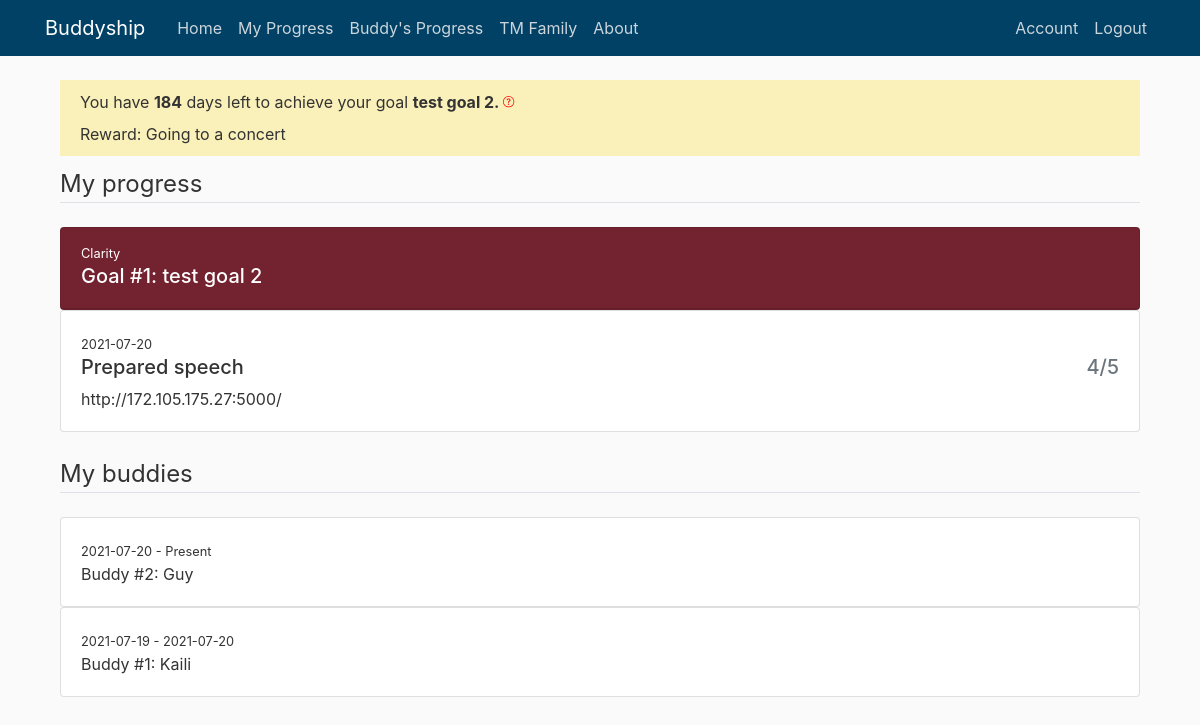
Page /my_progress (signed in) on the earlier database version.
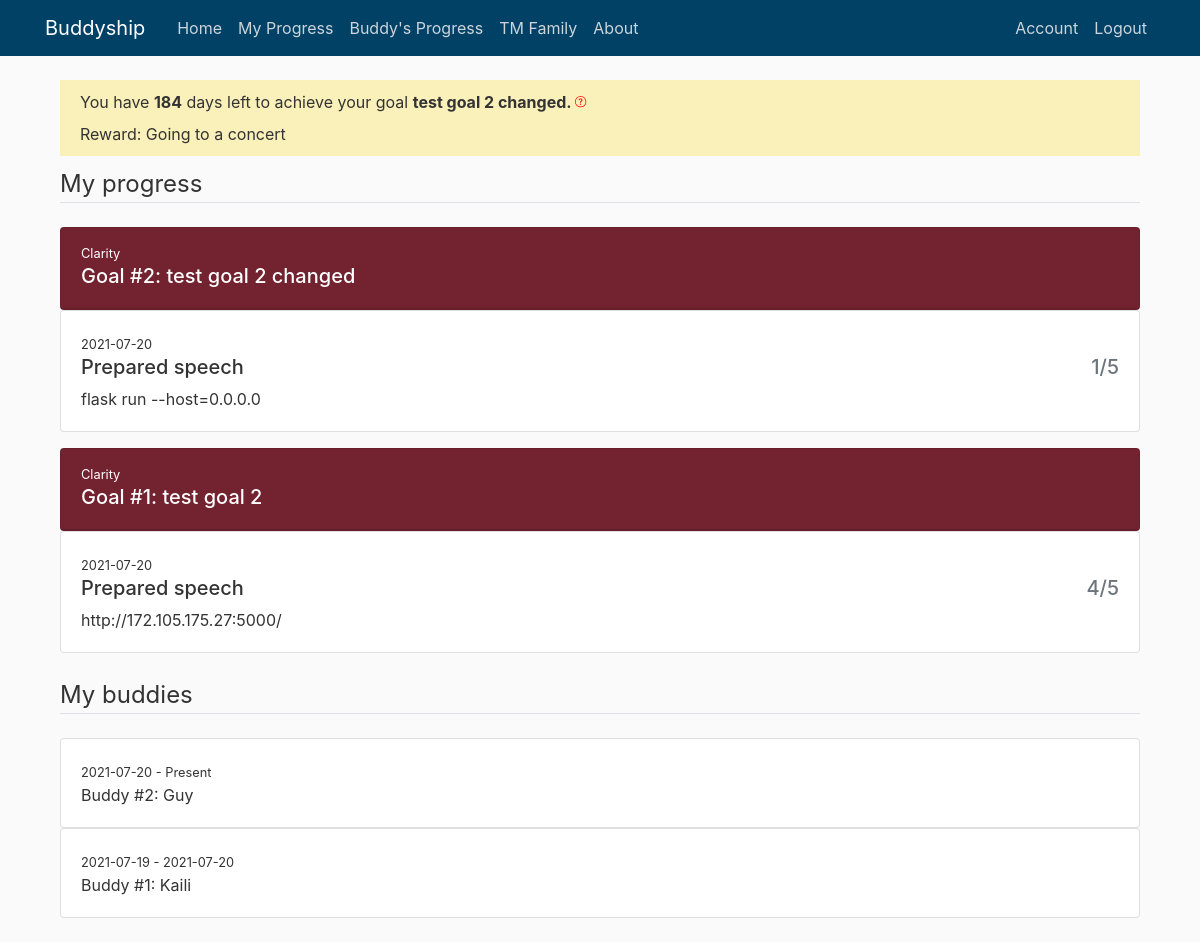
Same page on the later database version.
### buddyship/models.py (models this page shows, shortened)
class Goal(db.Model):
    id = db.Column(db.Integer, primary_key=True)
    general_goal = db.Column(db.String(150))
    specific_goal = db.Column(db.String(150))
    goal_count = db.Column(db.Integer, default=1)
    goal_reward = db.Column(db.String(150))
    start_date = db.Column(db.DateTime, default=func.now())
    end_date = db.Column(db.DateTime)
    user_id = db.Column(db.Integer, db.ForeignKey('user.id'), nullable=False)

class User(db.Model, UserMixin):
    id = db.Column(db.Integer, primary_key=True)
    if_admin = db.Column(db.Boolean, nullable=False)
    active = db.Column(db.Boolean(), nullable=False)
    first_name = db.Column(db.String(20), unique=True, nullable=False)
    email = db.Column(db.String(120), unique=True, nullable=False)
    password = db.Column(db.String(60), nullable=False)
    current_buddy = db.Column(db.String(150))
    current_general_goal = db.Column(db.String(150))
    current_specific_goal = db.Column(db.String(150))
    current_reward = db.Column(db.String(150))
    confirmed_at = db.Column(db.Date, nullable=False)
    buddies = db.relationship('Buddy', backref='owner', lazy=True)
    goals = db.relationship('Goal', backref='owner', lazy=True)
    record_progresses = db.relationship('Progress', backref='giver', lazy=True)

class Progress(db.Model):
    id = db.Column(db.Integer, primary_key=True)
    buddy_role = db.Column(db.String(150))
    buddy_score = db.Column(db.String(150))
    buddy_comment = db.Column(db.String(1500))
    date = db.Column(db.DateTime, default=func.now())
    buddy_goal = db.Column(db.String(150))
    user_id = db.Column(db.Integer, db.ForeignKey('user.id'))
    buddy_id = db.Column(db.Integer, db.ForeignKey('buddy.id'))

class Buddy(db.Model):
    id = db.Column(db.Integer, primary_key=True)
    buddy_name = db.Column(db.String(100), nullable=False)
    buddy_count = db.Column(db.Integer, default=1)
    start_date = db.Column(db.DateTime, default=func.now())
    end_date = db.Column(db.DateTime)
    user_id = db.Column(db.Integer, db.ForeignKey('user.id'), nullable=False)
    buddy_progresses = db.relationship(
        'Progress', backref='receiver', lazy=True)

### buddyship/progresses/routes.py (the view)
@progresses.route('/my_progress', methods=['GET'])
@login_required
def my_progress():
    if current_user.current_buddy == None:
        flash('Please set up your buddy and your goal first. ', 'danger')
        return redirect(url_for('users.set_up'))
    else:
        buddies = Buddy.query.filter_by(
            buddy_name=current_user.first_name).all()
        id_lst = []
        for buddy in buddies:
            id_lst.append(buddy.user_id)
        return render_template("my_progress.html", title='My Progress', user=current_user,
                               buddy_accounts=User.query.filter(
                                   User.id.in_(id_lst)).all(),
                               current_time=date.today())

### buddyship/models.py (called while the page is built)
@login_manager.user_loader
def load_user(user_id):
    return User.query.get(int(user_id))

### buddyship/templates/my_progress.html (shortened to what this page needs)
{% extends "layout.html" %}
{% block content %}
<div class="content-section">
    <div class="subtitle-section">
        You have <b>{{ (user.goals[-1].end_date.date() - current_time).days }}</b></span> days left
        to achieve your goal
        <b>{{ user.current_specific_goal }}. </b> <label data-toggle="tooltip" data-placement="top"
            title="We encourage you to use 6 months to complete one goal. You can always change your goal on 'Account' tab. ">
        </label>
        <br />Reward: {{ user.current_reward }}
    </div>
    <legend class="border-bottom mb-4">My progress</legend>
    {% for goal in user.goals|reverse %}
    <div class="card bg-red text-white mt-3">
        <div class="card-header">
            <small>{{ goal.general_goal }}</small>
            <h5>
                Goal #{{ goal.goal_count }}: {{ goal.specific_goal }}</h5>
        </div>
    </div>
    {% for buddy_account in buddy_accounts|reverse %}
    {% for progress in buddy_account.record_progresses|reverse %}
    {% if progress.buddy_goal == goal.general_goal + ' - ' + goal.specific_goal %}
    <div class="card">
        <div class="card-body">
            <small>{{ progress.date.date() }}</small>
            <h5 class="row align-items-start">
                <div class="col">{{ progress.buddy_role }}</div>
                <div class="col text-right text-muted">{{ progress.buddy_score[0] }}/5</div>
            </h5>
            <p class="card-text">{{ progress.buddy_comment }}</p>
        </div>
    </div>
    {% endif %}
    {% endfor %}
    {% endfor %}
    {% endfor %}
</div>
<br>
<legend class="border-bottom mb-4">My buddies</legend>
{% for buddy in user.buddies|reverse %}
<div class="card">
    <div class="card-body">
        <small>{{ buddy.start_date.date() }} -
            {% if buddy.end_date == None %} Present
            {% else %} {{ buddy.end_date.date() }}
            {% endif %}</small>
        <p class="card-text">Buddy #{{ buddy.buddy_count }}: {{ buddy.buddy_name }}</p>
    </div>
</div>
{% endfor %}
<br>
</div>
{% endblock content %}

Differences in the rows shown:
added Goal: (user.goals[-1].end_date.date()-current_time).days "184", general_goal "Clarity", goal_count "2", specific_goal "test goal 2 changed"
changed User "Going to a concert": current_specific_goal "test goal 2" → "test goal 2 changed"
added Progress: date "2021-07-20", buddy_role "Prepared speech", buddy_score "1", buddy_comment "flask run --host=0.0.0.0", shown under User (number 2 of 2 on the later page)
